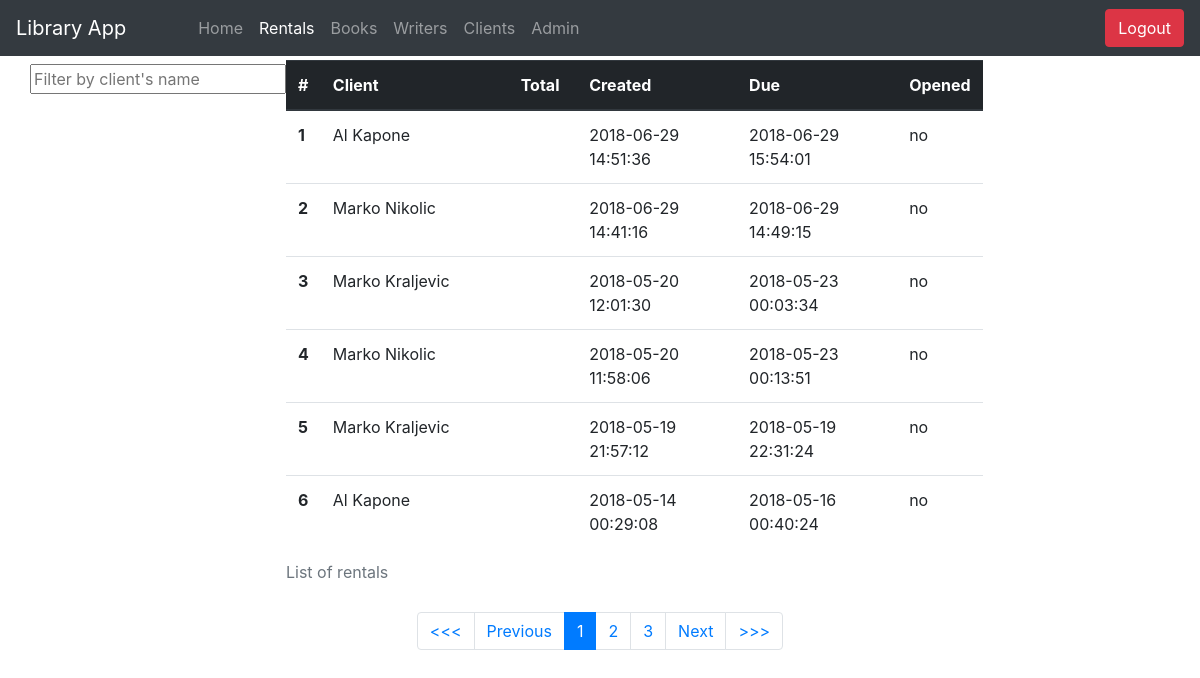
The app's page /homework/library-app/Rentals/index (signed in) with its own data.
### tables this page shows
CREATE TABLE `rentals` (
  `id` int(11) NOT NULL AUTO_INCREMENT,
  `id_client` int(11) NOT NULL,
  `created` datetime NOT NULL DEFAULT '2018-03-27 14:24:53',
  `due` datetime NOT NULL DEFAULT '2018-04-02 14:24:53',
  `opened` enum('yes','no') NOT NULL DEFAULT 'no',
  PRIMARY KEY (`id`),
  KEY `fk_rentals_clients_idx` (`id_client`),
  CONSTRAINT `fk_rentals_clients` FOREIGN KEY (`id_client`) REFERENCES `clients` (`id`) ON DELETE NO ACTION ON UPDATE NO ACTION
);

### controller/BaseController.php (called while the page is built, shortened)
<?php
class BaseController {
	public function show_view($view) {
		require 'view/includes/header.php';
		(Auth::logged() && $view != '404')?require 'view/includes/navigation.php':false;
		require 'view/'.$view.'.php';
		require 'view/includes/footer.php';
	}
}

### controller/Rentals.php (called while the page is built, shortened)
<?php
class Rentals extends BaseController {
	public function index($pg=0) {
		$skip = 0;
		$this->data['rentals'] = DBRentals::getAllRentals($skip);
		$this->show_view('rentals');
	}
}

### core/Route.php (called while the page is built, shortened)
<?php
class Route {
	public static $controller;
	public static $method;
	public static $params = [];
	public static function get($url, $action, $req=[]) {
		$path = self::findServerPath();
		$url_arr = self::prepareURL($url);
		$path_arr = self::prepareServerURLPath();
		if ($path_arr[0] != $url_arr[0] || count($path_arr) != count($url_arr)) {
			return;
		} else {
			if (ltrim($url, '/') == $path) {
				self::$params = [];
			} else if (!empty($req)) {
				self::$params = self::collectParams($url_arr, $path_arr);
				foreach ($req as $key => $value) {
					if (!preg_match($value, self::$params[$key])) {
						return;
					}
				}
			} else {
				return;
			}
			$action = explode('@', $action);
			self::$controller = $action[0];
			self::$method = $action[1];
			self::$controller = new self::$controller;
		}
		call_user_func_array([self::$controller, self::$method], self::$params);
		exit;
	}
	public static function prepareURL ($url) {
		$url = ltrim($url, '/');
		return explode('/', $url);
	}
	public static function findServerPath () {
		return str_replace(INCL_PATH, '', $_SERVER['REQUEST_URI']);
	}
	public static function prepareServerURLPath () {
		$path = self::findServerPath();
		return $path_arr = explode('/', $path);
	}
}

### index.php (called while the page is built, shortened)
<?php
include 'controller/BaseController.php';
include 'routes.php';

### model/DB.php (called while the page is built, shortened)
<?php
class DB {
	private static $data = [];
	private static $conn;
	private static function getInstance(){
		return self::$conn;
	}
	private function __construct(){
		self::$conn = new mysqli(DBSERVER,DBUSER,DBPASS,DBNAME);
	}
	protected static function executeSQL($sql) {
		$db = self::getInstance();
		$db->set_charset("utf8");
		$res = $db->query($sql);
		return $res;
	}
	protected static function queryAndFetchInObj($sql) {
		self::$data = [];
		$res = self::executeSQL($sql);
		while ($row = $res->fetch_object()) {
			array_push(self::$data, $row);
		}
		return self::$data;
	}
}

### model/DBRentals.php (called while the page is built, shortened)
<?php
class DBRentals extends DB {
	public static function getAllRentals($skip) {
		$sql = "select r.id, concat(c.first_name, \" \", c.last_name) as client, r.created, r.due, r.opened from rentals as r
				join clients as c
				on r.id_client = c.id
				order by created desc
				limit $skip,".PG_RESULTS;
		return self::queryAndFetchInObj($sql);
	}
}

### view/rentals.php (the view)
<div class="container">
	<div class="row">
		<form class="mt-2">
			<input type="text" name="filter" placeholder="Filter by client's name" id="filter">
		</form>
		<div  class="table-holder" style="min-height: 450px">
			<table class="table table-hover mt-1">
				<caption>List of rentals</caption>
				<thead class="thead-dark">
				    <tr>
				      <th scope="col" style="width: 5%">#</th>
				      <th scope="col" style="width: 30%">Client</th>
				      <th scope="col" style="width: 10%">Total</th>
				      <th scope="col" style="width: 25%">Created</th>
				      <th scope="col" style="width: 25%">Due</th>
				      <th scope="col" style="width: 5%">Opened</th>
				    </tr>
				</thead>
				<div class="table-content">
					<tbody class="tbody col-12">
						<?php
						foreach ($this->data['rentals'] as $key => $value) {
						?>
							<tr style="cursor: pointer;" onclick="document.location.href='<?php echo INCL_PATH.'Rentals/'.$value->id; ?>'">
							    <th scope="row"><?php echo $key+1; ?></th>
							    <td><?php echo $value->client; ?></td>
							    <td><?php echo $value->totals; ?></td>
							    <td><?php echo $value->created; ?></td>
							    <td><?php echo $value->due; ?></td>
							    <td><?php echo $value->opened; ?></td>
						    </tr>
						<?php
						}
						?>
					 </tbody>
				</div>
			</table>
		</div>
		<nav class="col-12">
		    <ul class="pagination justify-content-center">
		    	<?php
			    foreach ($this->data['pagination_links'] as $link) {
			    	echo  '<li class="page-item"><a href="'.$link[0].'" class="page-link">'.$link[1].'</a></li>';
			    }
			    ?>
		    </ul>
		</nav>

### assets/css/main.css (style rules this page uses)
.page-link { transition: background-color .3s ease; }

### records on screen
rentals: client "Al Kapone", created "2018-06-29 14:51:36", due "2018-06-29 15:54:01", opened "no"
rentals: client "Marko Nikolic", created "2018-06-29 14:41:16", due "2018-06-29 14:49:15", opened "no"
rentals: client "Marko Kraljevic", created "2018-05-20 12:01:30", due "2018-05-23 00:03:34", opened "no"
rentals: client "Marko Nikolic", created "2018-05-20 11:58:06", due "2018-05-23 00:13:51", opened "no"
rentals: client "Marko Kraljevic", created "2018-05-19 21:57:12", due "2018-05-19 22:31:24", opened "no"
rentals: client "Al Kapone", created "2018-05-14 00:29:08", due "2018-05-16 00:40:24", opened "no"

### other values on screen
$link[1] "<<<"
$link[1] "Previous"
$link[1] "1"
$link[1] "2"
$link[1] "3"
$link[1] "Next"
$link[1] ">>>"
